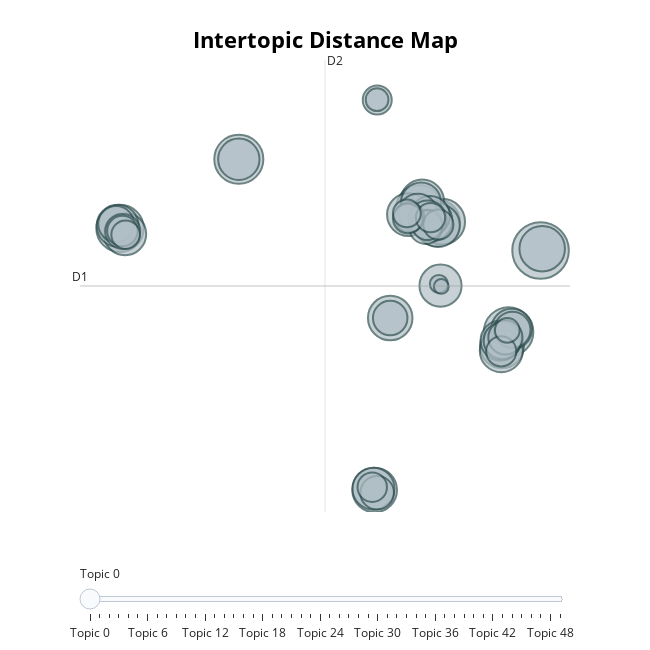

Notebook source saved alongside this figure:
### Code cell
topic_model.visualize_topics()

### Figure 1 — Plotly figure (JSON) as saved in the notebook; plotly's stock layout.template omitted (floating-point values rounded to 4 significant figures; data arrays with more than 128 entries replaced by an {"elided": "..."} marker saying what was removed)
{"data": [{"customdata": {"elided": "50x3 mixed values"}, "hovertemplate": "<b>Topic %{customdata[0]}</b><br>%{customdata[1]}<br>Size: %{customdata[2]}", "legendgroup": "", "marker": {"color": "#B0BEC5", "line": {"color": "DarkSlateGrey", "width": 2}, "size": [247, 189, 186, 173, 169, 161, 160, 157, 154, 153, 148, 146, 145, 143, 141, 138, 137, 136, 136, 134, 132, 128, 124, 123, 121, 115, 112, 107, 101, 99, 95, 92, 90, 87, 84, 72, 71, 70, 70, 69, 68, 67, 66, 65, 63, 60, 47, 40, 25, 17], "sizemode": "area", "sizeref": 0.1544, "symbol": "circle"}, "mode": "markers", "name": "", "orientation": "v", "showlegend": false, "type": "scatter", "x": [16.58, 13.69, -10.65, -21.37, 7.216, 7.701, 16.73, 5.607, 1.608, 3.012, 13.1, 5.901, 7.336, 13.03, 4.655, -20.91, 7.551, -21.58, 1.503, 6.732, -10.65, 13.97, 12.97, 5.795, 6.607, 5.509, 6.387, 13.13, 14.04, -21.72, -21.12, 3.011, 13.4, 1.832, 6.212, -21.15, 6.356, 13.03, 7.356, 4.735, 4.602, 1.389, 6.651, 1.842, -20.86, 4.515, 13.58, 1.828, 7.404, 7.618], "xaxis": "x", "y": [9.167, 2.618, 16.52, 10.95, 11.4, 11.5, 9.315, 12.63, -10.11, 3.735, 1.468, 13.13, 11.2, 1.11, 12.06, 10.5, 6.341, 11.16, -10.0, 11.59, 16.52, 2.836, 1.921, 13.04, 11.97, 12.19, 11.66, 1.914, 2.789, 11.3, 10.71, 3.731, 2.174, -10.33, 11.02, 10.74, 11.23, 1.049, 11.26, 11.85, 11.74, -9.887, 11.81, 21.29, 10.45, 12.16, 2.747, 21.31, 6.483, 6.278], "yaxis": "y"}], "layout": {"annotations": [{"showarrow": false, "text": "D1", "x": -24.98, "y": 6.314, "yshift": 10}, {"showarrow": false, "text": "D2", "x": -2.872, "xshift": 10, "y": 24.51}], "height": 650, "hoverlabel": {"bgcolor": "white", "font": {"family": "Rockwell", "size": 16}}, "legend": {"itemsizing": "constant", "tracegroupgap": 0}, "margin": {"t": 60}, "shapes": [{"line": {"color": "#CFD8DC", "width": 2}, "type": "line", "x0": -2.872, "x1": -2.872, "y0": -11.88, "y1": 24.51}, {"line": {"color": "#9E9E9E", "width": 2}, "type": "line", "x0": -24.98, "x1": 19.24, "y0": 6.314, "y1": 6.314}], "sliders": [{"active": 0, "pad": {"t": 50}, "steps": [{"args": [{"marker.color": [["red", "#B0BEC5", "#B0BEC5", "#B0BEC5", "#B0BEC5", "#B0BEC5", "#B0BEC5", "#B0BEC5", "#B0BEC5", "#B0BEC5", "#B0BEC5", "#B0BEC5", "#B0BEC5", "#B0BEC5", "#B0BEC5", "#B0BEC5", "#B0BEC5", "#B0BEC5", "#B0BEC5", "#B0BEC5", "#B0BEC5", "#B0BEC5", "#B0BEC5", "#B0BEC5", "#B0BEC5", "#B0BEC5", "#B0BEC5", "#B0BEC5", "#B0BEC5", "#B0BEC5", "#B0BEC5", "#B0BEC5", "#B0BEC5", "#B0BEC5", "#B0BEC5", "#B0BEC5", "#B0BEC5", "#B0BEC5", "#B0BEC5", "#B0BEC5", "#B0BEC5", "#B0BEC5", "#B0BEC5", "#B0BEC5", "#B0BEC5", "#B0BEC5", "#B0BEC5", "#B0BEC5", "#B0BEC5", "#B0BEC5"]]}], "label": "Topic 0", "method": "update"}, {"args": [{"marker.color": [["#B0BEC5", "red", "#B0BEC5", "#B0BEC5", "#B0BEC5", "#B0BEC5", "#B0BEC5", "#B0BEC5", "#B0BEC5", "#B0BEC5", "#B0BEC5", "#B0BEC5", "#B0BEC5", "#B0BEC5", "#B0BEC5", "#B0BEC5", "#B0BEC5", "#B0BEC5", "#B0BEC5", "#B0BEC5", "#B0BEC5", "#B0BEC5", "#B0BEC5", "#B0BEC5", "#B0BEC5", "#B0BEC5", "#B0BEC5", "#B0BEC5", "#B0BEC5", "#B0BEC5", "#B0BEC5", "#B0BEC5", "#B0BEC5", "#B0BEC5", "#B0BEC5", "#B0BEC5", "#B0BEC5", "#B0BEC5", "#B0BEC5", "#B0BEC5", "#B0BEC5", "#B0BEC5", "#B0BEC5", "#B0BEC5", "#B0BEC5", "#B0BEC5", "#B0BEC5", "#B0BEC5", "#B0BEC5", "#B0BEC5"]]}], "label": "Topic 1", "method": "update"}, {"args": [{"marker.color": [["#B0BEC5", "#B0BEC5", "red", "#B0BEC5", "#B0BEC5", "#B0BEC5", "#B0BEC5", "#B0BEC5", "#B0BEC5", "#B0BEC5", "#B0BEC5", "#B0BEC5", "#B0BEC5", "#B0BEC5", "#B0BEC5", "#B0BEC5", "#B0BEC5", "#B0BEC5", "#B0BEC5", "#B0BEC5", "#B0BEC5", "#B0BEC5", "#B0BEC5", "#B0BEC5", "#B0BEC5", "#B0BEC5", "#B0BEC5", "#B0BEC5", "#B0BEC5", "#B0BEC5", "#B0BEC5", "#B0BEC5", "#B0BEC5", "#B0BEC5", "#B0BEC5", "#B0BEC5", "#B0BEC5", "#B0BEC5", "#B0BEC5", "#B0BEC5", "#B0BEC5", "#B0BEC5", "#B0BEC5", "#B0BEC5", "#B0BEC5", "#B0BEC5", "#B0BEC5", "#B0BEC5", "#B0BEC5", "#B0BEC5"]]}], "label": "Topic 2", "method": "update"}, {"args": [{"marker.color": [["#B0BEC5", "#B0BEC5", "#B0BEC5", "red", "#B0BEC5", "#B0BEC5", "#B0BEC5", "#B0BEC5", "#B0BEC5", "#B0BEC5", "#B0BEC5", "#B0BEC5", "#B0BEC5", "#B0BEC5", "#B0BEC5", "#B0BEC5", "#B0BEC5", "#B0BEC5", "#B0BEC5", "#B0BEC5", "#B0BEC5", "#B0BEC5", "#B0BEC5", "#B0BEC5", "#B0BEC5", "#B0BEC5", "#B0BEC5", "#B0BEC5", "#B0BEC5", "#B0BEC5", "#B0BEC5", "#B0BEC5", "#B0BEC5", "#B0BEC5", "#B0BEC5", "#B0BEC5", "#B0BEC5", "#B0BEC5", "#B0BEC5", "#B0BEC5", "#B0BEC5", "#B0BEC5", "#B0BEC5", "#B0BEC5", "#B0BEC5", "#B0BEC5", "#B0BEC5", "#B0BEC5", "#B0BEC5", "#B0BEC5"]]}], "label": "Topic 3", "method": "update"}, {"args": [{"marker.color": [["#B0BEC5", "#B0BEC5", "#B0BEC5", "#B0BEC5", "red", "#B0BEC5", "#B0BEC5", "#B0BEC5", "#B0BEC5", "#B0BEC5", "#B0BEC5", "#B0BEC5", "#B0BEC5", "#B0BEC5", "#B0BEC5", "#B0BEC5", "#B0BEC5", "#B0BEC5", "#B0BEC5", "#B0BEC5", "#B0BEC5", "#B0BEC5", "#B0BEC5", "#B0BEC5", "#B0BEC5", "#B0BEC5", "#B0BEC5", "#B0BEC5", "#B0BEC5", "#B0BEC5", "#B0BEC5", "#B0BEC5", "#B0BEC5", "#B0BEC5", "#B0BEC5", "#B0BEC5", "#B0BEC5", "#B0BEC5", "#B0BEC5", "#B0BEC5", "#B0BEC5", "#B0BEC5", "#B0BEC5", "#B0BEC5", "#B0BEC5", "#B0BEC5", "#B0BEC5", "#B0BEC5", "#B0BEC5", "#B0BEC5"]]}], "label": "Topic 4", "method": "update"}, {"args": [{"marker.color": [["#B0BEC5", "#B0BEC5", "#B0BEC5", "#B0BEC5", "#B0BEC5", "red", "#B0BEC5", "#B0BEC5", "#B0BEC5", "#B0BEC5", "#B0BEC5", "#B0BEC5", "#B0BEC5", "#B0BEC5", "#B0BEC5", "#B0BEC5", "#B0BEC5", "#B0BEC5", "#B0BEC5", "#B0BEC5", "#B0BEC5", "#B0BEC5", "#B0BEC5", "#B0BEC5", "#B0BEC5", "#B0BEC5", "#B0BEC5", "#B0BEC5", "#B0BEC5", "#B0BEC5", "#B0BEC5", "#B0BEC5", "#B0BEC5", "#B0BEC5", "#B0BEC5", "#B0BEC5", "#B0BEC5", "#B0BEC5", "#B0BEC5", "#B0BEC5", "#B0BEC5", "#B0BEC5", "#B0BEC5", "#B0BEC5", "#B0BEC5", "#B0BEC5", "#B0BEC5", "#B0BEC5", "#B0BEC5", "#B0BEC5"]]}], "label": "Topic 5", "method": "update"}, {"args": [{"marker.color": [["#B0BEC5", "#B0BEC5", "#B0BEC5", "#B0BEC5", "#B0BEC5", "#B0BEC5", "red", "#B0BEC5", "#B0BEC5", "#B0BEC5", "#B0BEC5", "#B0BEC5", "#B0BEC5", "#B0BEC5", "#B0BEC5", "#B0BEC5", "#B0BEC5", "#B0BEC5", "#B0BEC5", "#B0BEC5", "#B0BEC5", "#B0BEC5", "#B0BEC5", "#B0BEC5", "#B0BEC5", "#B0BEC5", "#B0BEC5", "#B0BEC5", "#B0BEC5", "#B0BEC5", "#B0BEC5", "#B0BEC5", "#B0BEC5", "#B0BEC5", "#B0BEC5", "#B0BEC5", "#B0BEC5", "#B0BEC5", "#B0BEC5", "#B0BEC5", "#B0BEC5", "#B0BEC5", "#B0BEC5", "#B0BEC5", "#B0BEC5", "#B0BEC5", "#B0BEC5", "#B0BEC5", "#B0BEC5", "#B0BEC5"]]}], "label": "Topic 6", "method": "update"}, {"args": [{"marker.color": [["#B0BEC5", "#B0BEC5", "#B0BEC5", "#B0BEC5", "#B0BEC5", "#B0BEC5", "#B0BEC5", "red", "#B0BEC5", "#B0BEC5", "#B0BEC5", "#B0BEC5", "#B0BEC5", "#B0BEC5", "#B0BEC5", "#B0BEC5", "#B0BEC5", "#B0BEC5", "#B0BEC5", "#B0BEC5", "#B0BEC5", "#B0BEC5", "#B0BEC5", "#B0BEC5", "#B0BEC5", "#B0BEC5", "#B0BEC5", "#B0BEC5", "#B0BEC5", "#B0BEC5", "#B0BEC5", "#B0BEC5", "#B0BEC5", "#B0BEC5", "#B0BEC5", "#B0BEC5", "#B0BEC5", "#B0BEC5", "#B0BEC5", "#B0BEC5", "#B0BEC5", "#B0BEC5", "#B0BEC5", "#B0BEC5", "#B0BEC5", "#B0BEC5", "#B0BEC5", "#B0BEC5", "#B0BEC5", "#B0BEC5"]]}], "label": "Topic 7", "method": "update"}, {"args": [{"marker.color": [["#B0BEC5", "#B0BEC5", "#B0BEC5", "#B0BEC5", "#B0BEC5", "#B0BEC5", "#B0BEC5", "#B0BEC5", "red", "#B0BEC5", "#B0BEC5", "#B0BEC5", "#B0BEC5", "#B0BEC5", "#B0BEC5", "#B0BEC5", "#B0BEC5", "#B0BEC5", "#B0BEC5", "#B0BEC5", "#B0BEC5", "#B0BEC5", "#B0BEC5", "#B0BEC5", "#B0BEC5", "#B0BEC5", "#B0BEC5", "#B0BEC5", "#B0BEC5", "#B0BEC5", "#B0BEC5", "#B0BEC5", "#B0BEC5", "#B0BEC5", "#B0BEC5", "#B0BEC5", "#B0BEC5", "#B0BEC5", "#B0BEC5", "#B0BEC5", "#B0BEC5", "#B0BEC5", "#B0BEC5", "#B0BEC5", "#B0BEC5", "#B0BEC5", "#B0BEC5", "#B0BEC5", "#B0BEC5", "#B0BEC5"]]}], "label": "Topic 8", "method": "update"}, {"args": [{"marker.color": [["#B0BEC5", "#B0BEC5", "#B0BEC5", "#B0BEC5", "#B0BEC5", "#B0BEC5", "#B0BEC5", "#B0BEC5", "#B0BEC5", "red", "#B0BEC5", "#B0BEC5", "#B0BEC5", "#B0BEC5", "#B0BEC5", "#B0BEC5", "#B0BEC5", "#B0BEC5", "#B0BEC5", "#B0BEC5", "#B0BEC5", "#B0BEC5", "#B0BEC5", "#B0BEC5", "#B0BEC5", "#B0BEC5", "#B0BEC5", "#B0BEC5", "#B0BEC5", "#B0BEC5", "#B0BEC5", "#B0BEC5", "#B0BEC5", "#B0BEC5", "#B0BEC5", "#B0BEC5", "#B0BEC5", "#B0BEC5", "#B0BEC5", "#B0BEC5", "#B0BEC5", "#B0BEC5", "#B0BEC5", "#B0BEC5", "#B0BEC5", "#B0BEC5", "#B0BEC5", "#B0BEC5", "#B0BEC5", "#B0BEC5"]]}], "label": "Topic 9", "method": "update"}, {"args": [{"marker.color": [["#B0BEC5", "#B0BEC5", "#B0BEC5", "#B0BEC5", "#B0BEC5", "#B0BEC5", "#B0BEC5", "#B0BEC5", "#B0BEC5", "#B0BEC5", "red", "#B0BEC5", "#B0BEC5", "#B0BEC5", "#B0BEC5", "#B0BEC5", "#B0BEC5", "#B0BEC5", "#B0BEC5", "#B0BEC5", "#B0BEC5", "#B0BEC5", "#B0BEC5", "#B0BEC5", "#B0BEC5", "#B0BEC5", "#B0BEC5", "#B0BEC5", "#B0BEC5", "#B0BEC5", "#B0BEC5", "#B0BEC5", "#B0BEC5", "#B0BEC5", "#B0BEC5", "#B0BEC5", "#B0BEC5", "#B0BEC5", "#B0BEC5", "#B0BEC5", "#B0BEC5", "#B0BEC5", "#B0BEC5", "#B0BEC5", "#B0BEC5", "#B0BEC5", "#B0BEC5", "#B0BEC5", "#B0BEC5", "#B0BEC5"]]}], "label": "Topic 10", "method": "update"}, {"args": [{"marker.color": [["#B0BEC5", "#B0BEC5", "#B0BEC5", "#B0BEC5", "#B0BEC5", "#B0BEC5", "#B0BEC5", "#B0BEC5", "#B0BEC5", "#B0BEC5", "#B0BEC5", "red", "#B0BEC5", "#B0BEC5", "#B0BEC5", "#B0BEC5", "#B0BEC5", "#B0BEC5", "#B0BEC5", "#B0BEC5", "#B0BEC5", "#B0BEC5", "#B0BEC5", "#B0BEC5", "#B0BEC5", "#B0BEC5", "#B0BEC5", "#B0BEC5", "#B0BEC5", "#B0BEC5", "#B0BEC5", "#B0BEC5", "#B0BEC5", "#B0BEC5", "#B0BEC5", "#B0BEC5", "#B0BEC5", "#B0BEC5", "#B0BEC5", "#B0BEC5", "#B0BEC5", "#B0BEC5", "#B0BEC5", "#B0BEC5", "#B0BEC5", "#B0BEC5", "#B0BEC5", "#B0BEC5", "#B0BEC5", "#B0BEC5"]]}], "label": "Topic 11", "method": "update"}, {"args": [{"marker.color": [["#B0BEC5", "#B0BEC5", "#B0BEC5", "#B0BEC5", "#B0BEC5", "#B0BEC5", "#B0BEC5", "#B0BEC5", "#B0BEC5", "#B0BEC5", "#B0BEC5", "#B0BEC5", "red", "#B0BEC5", "#B0BEC5", "#B0BEC5", "#B0BEC5", "#B0BEC5", "#B0BEC5", "#B0BEC5", "#B0BEC5", "#B0BEC5", "#B0BEC5", "#B0BEC5", "#B0BEC5", "#B0BEC5", "#B0BEC5", "#B0BEC5", "#B0BEC5", "#B0BEC5", "#B0BEC5", "#B0BEC5", "#B0BEC5", "#B0BEC5", "#B0BEC5", "#B0BEC5", "#B0BEC5", "#B0BEC5", "#B0BEC5", "#B0BEC5", "#B0BEC5", "#B0BEC5", "#B0BEC5", "#B0BEC5", "#B0BEC5", "#B0BEC5", "#B0BEC5", "#B0BEC5", "#B0BEC5", "#B0BEC5"]]}], "label": "Topic 12", "method": "update"}, {"args": [{"marker.color": [["#B0BEC5", "#B0BEC5", "#B0BEC5", "#B0BEC5", "#B0BEC5", "#B0BEC5", "#B0BEC5", "#B0BEC5", "#B0BEC5", "#B0BEC5", "#B0BEC5", "#B0BEC5", "#B0BEC5", "red", "#B0BEC5", "#B0BEC5", "#B0BEC5", "#B0BEC5", "#B0BEC5", "#B0BEC5", "#B0BEC5", "#B0BEC5", "#B0BEC5", "#B0BEC5", "#B0BEC5", "#B0BEC5", "#B0BEC5", "#B0BEC5", "#B0BEC5", "#B0BEC5", "#B0BEC5", "#B0BEC5", "#B0BEC5", "#B0BEC5", "#B0BEC5", "#B0BEC5", "#B0BEC5", "#B0BEC5", "#B0BEC5", "#B0BEC5", "#B0BEC5", "#B0BEC5", "#B0BEC5", "#B0BEC5", "#B0BEC5", "#B0BEC5", "#B0BEC5", "#B0BEC5", "#B0BEC5", "#B0BEC5"]]}], "label": "Topic 13", "method": "update"}, {"args": [{"marker.color": [["#B0BEC5", "#B0BEC5", "#B0BEC5", "#B0BEC5", "#B0BEC5", "#B0BEC5", "#B0BEC5", "#B0BEC5", "#B0BEC5", "#B0BEC5", "#B0BEC5", "#B0BEC5", "#B0BEC5", "#B0BEC5", "red", "#B0BEC5", "#B0BEC5", "#B0BEC5", "#B0BEC5", "#B0BEC5", "#B0BEC5", "#B0BEC5", "#B0BEC5", "#B0BEC5", "#B0BEC5", "#B0BEC5", "#B0BEC5", "#B0BEC5", "#B0BEC5", "#B0BEC5", "#B0BEC5", "#B0BEC5", "#B0BEC5", "#B0BEC5", "#B0BEC5", "#B0BEC5", "#B0BEC5", "#B0BEC5", "#B0BEC5", "#B0BEC5", "#B0BEC5", "#B0BEC5", "#B0BEC5", "#B0BEC5", "#B0BEC5", "#B0BEC5", "#B0BEC5", "#B0BEC5", "#B0BEC5", "#B0BEC5"]]}], "label": "Topic 14", "method": "update"}, {"args": [{"marker.color": [["#B0BEC5", "#B0BEC5", "#B0BEC5", "#B0BEC5", "#B0BEC5", "#B0BEC5", "#B0BEC5", "#B0BEC5", "#B0BEC5", "#B0BEC5", "#B0BEC5", "#B0BEC5", "#B0BEC5", "#B0BEC5", "#B0BEC5", "red", "#B0BEC5", "#B0BEC5", "#B0BEC5", "#B0BEC5", "#B0BEC5", "#B0BEC5", "#B0BEC5", "#B0BEC5", "#B0BEC5", "#B0BEC5", "#B0BEC5", "#B0BEC5", "#B0BEC5", "#B0BEC5", "#B0BEC5", "#B0BEC5", "#B0BEC5", "#B0BEC5", "#B0BEC5", "#B0BEC5", "#B0BEC5", "#B0BEC5", "#B0BEC5", "#B0BEC5", "#B0BEC5", "#B0BEC5", "#B0BEC5", "#B0BEC5", "#B0BEC5", "#B0BEC5", "#B0BEC5", "#B0BEC5", "#B0BEC5", "#B0BEC5"]]}], "label": "Topic 15", "method": "update"}, {"args": [{"marker.color": [["#B0BEC5", "#B0BEC5", "#B0BEC5", "#B0BEC5", "#B0BEC5", "#B0BEC5", "#B0BEC5", "#B0BEC5", "#B0BEC5", "#B0BEC5", "#B0BEC5", "#B0BEC5", "#B0BEC5", "#B0BEC5", "#B0BEC5", "#B0BEC5", "red", "#B0BEC5", "#B0BEC5", "#B0BEC5", "#B0BEC5", "#B0BEC5", "#B0BEC5", "#B0BEC5", "#B0BEC5", "#B0BEC5", "#B0BEC5", "#B0BEC5", "#B0BEC5", "#B0BEC5", "#B0BEC5", "#B0BEC5", "#B0BEC5", "#B0BEC5", "#B0BEC5", "#B0BEC5", "#B0BEC5", "#B0BEC5", "#B0BEC5", "#B0BEC5", "#B0BEC5", "#B0BEC5", "#B0BEC5", "#B0BEC5", "#B0BEC5", "#B0BEC5", "#B0BEC5", "#B0BEC5", "#B0BEC5", "#B0BEC5"]]}], "label": "Topic 16", "method": "update"}, {"args": [{"marker.color": [["#B0BEC5", "#B0BEC5", "#B0BEC5", "#B0BEC5", "#B0BEC5", "#B0BEC5", "#B0BEC5", "#B0BEC5", "#B0BEC5", "#B0BEC5", "#B0BEC5", "#B0BEC5", "#B0BEC5", "#B0BEC5", "#B0BEC5", "#B0BEC5", "#B0BEC5", "red", "#B0BEC5", "#B0BEC5", "#B0BEC5", "#B0BEC5", "#B0BEC5", "#B0BEC5", "#B0BEC5", "#B0BEC5", "#B0BEC5", "#B0BEC5", "#B0BEC5", "#B0BEC5", "#B0BEC5", "#B0BEC5", "#B0BEC5", "#B0BEC5", "#B0BEC5", "#B0BEC5", "#B0BEC5", "#B0BEC5", "#B0BEC5", "#B0BEC5", "#B0BEC5", "#B0BEC5", "#B0BEC5", "#B0BEC5", "#B0BEC5", "#B0BEC5", "#B0BEC5", "#B0BEC5", "#B0BEC5", "#B0BEC5"]]}], "label": "Topic 17", "method": "update"}, {"args": [{"marker.color": [["#B0BEC5", "#B0BEC5", "#B0BEC5", "#B0BEC5", "#B0BEC5", "#B0BEC5", "#B0BEC5", "#B0BEC5", "#B0BEC5", "#B0BEC5", "#B0BEC5", "#B0BEC5", "#B0BEC5", "#B0BEC5", "#B0BEC5", "#B0BEC5", "#B0BEC5", "#B0BEC5", "red", "#B0BEC5", "#B0BEC5", "#B0BEC5", "#B0BEC5", "#B0BEC5", "#B0BEC5", "#B0BEC5", "#B0BEC5", "#B0BEC5", "#B0BEC5", "#B0BEC5", "#B0BEC5", "#B0BEC5", "#B0BEC5", "#B0BEC5", "#B0BEC5", "#B0BEC5", "#B0BEC5", "#B0BEC5", "#B0BEC5", "#B0BEC5", "#B0BEC5", "#B0BEC5", "#B0BEC5", "#B0BEC5", "#B0BEC5", "#B0BEC5", "#B0BEC5", "#B0BEC5", "#B0BEC5", "#B0BEC5"]]}], "label": "Topic 18", "method": "update"}, {"args": [{"marker.color": [["#B0BEC5", "#B0BEC5", "#B0BEC5", "#B0BEC5", "#B0BEC5", "#B0BEC5", "#B0BEC5", "#B0BEC5", "#B0BEC5", "#B0BEC5", "#B0BEC5", "#B0BEC5", "#B0BEC5", "#B0BEC5", "#B0BEC5", "#B0BEC5", "#B0BEC5", "#B0BEC5", "#B0BEC5", "red", "#B0BEC5", "#B0BEC5", "#B0BEC5", "#B0BEC5", "#B0BEC5", "#B0BEC5", "#B0BEC5", "#B0BEC5", "#B0BEC5", "#B0BEC5", "#B0BEC5", "#B0BEC5", "#B0BEC5", "#B0BEC5", "#B0BEC5", "#B0BEC5", "#B0BEC5", "#B0BEC5", "#B0BEC5", "#B0BEC5", "#B0BEC5", "#B0BEC5", "#B0BEC5", "#B0BEC5", "#B0BEC5", "#B0BEC5", "#B0BEC5", "#B0BEC5", "#B0BEC5", "#B0BEC5"]]}], "label": "Topic 19", "method": "update"}, {"args": [{"marker.color": [["#B0BEC5", "#B0BEC5", "#B0BEC5", "#B0BEC5", "#B0BEC5", "#B0BEC5", "#B0BEC5", "#B0BEC5", "#B0BEC5", "#B0BEC5", "#B0BEC5", "#B0BEC5", "#B0BEC5", "#B0BEC5", "#B0BEC5", "#B0BEC5", "#B0BEC5", "#B0BEC5", "#B0BEC5", "#B0BEC5", "red", "#B0BEC5", "#B0BEC5", "#B0BEC5", "#B0BEC5", "#B0BEC5", "#B0BEC5", "#B0BEC5", "#B0BEC5", "#B0BEC5", "#B0BEC5", "#B0BEC5", "#B0BEC5", "#B0BEC5", "#B0BEC5", "#B0BEC5", "#B0BEC5", "#B0BEC5", "#B0BEC5", "#B0BEC5", "#B0BEC5", "#B0BEC5", "#B0BEC5", "#B0BEC5", "#B0BEC5", "#B0BEC5", "#B0BEC5", "#B0BEC5", "#B0BEC5", "#B0BEC5"]]}], "label": "Topic 20", "method": "update"}, {"args": [{"marker.color": [["#B0BEC5", "#B0BEC5", "#B0BEC5", "#B0BEC5", "#B0BEC5", "#B0BEC5", "#B0BEC5", "#B0BEC5", "#B0BEC5", "#B0BEC5", "#B0BEC5", "#B0BEC5", "#B0BEC5", "#B0BEC5", "#B0BEC5", "#B0BEC5", "#B0BEC5", "#B0BEC5", "#B0BEC5", "#B0BEC5", "#B0BEC5", "red", "#B0BEC5", "#B0BEC5", "#B0BEC5", "#B0BEC5", "#B0BEC5", "#B0BEC5", "#B0BEC5", "#B0BEC5", "#B0BEC5", "#B0BEC5", "#B0BEC5", "#B0BEC5", "#B0BEC5", "#B0BEC5", "#B0BEC5", "#B0BEC5", "#B0BEC5", "#B0BEC5", "#B0BEC5", "#B0BEC5", "#B0BEC5", "#B0BEC5", "#B0BEC5", "#B0BEC5", "#B0BEC5", "#B0BEC5", "#B0BEC5", "#B0BEC5"]]}], "label": "Topic 21", "method": "update"}, {"args": [{"marker.color": [["#B0BEC5", "#B0BEC5", "#B0BEC5", "#B0BEC5", "#B0BEC5", "#B0BEC5", "#B0BEC5", "#B0BEC5", "#B0BEC5", "#B0BEC5", "#B0BEC5", "#B0BEC5", "#B0BEC5", "#B0BEC5", "#B0BEC5", "#B0BEC5", "#B0BEC5", "#B0BEC5", "#B0BEC5", "#B0BEC5", "#B0BEC5", "#B0BEC5", "red", "#B0BEC5", "#B0BEC5", "#B0BEC5", "#B0BEC5", "#B0BEC5", "#B0BEC5", "#B0BEC5", "#B0BEC5", "#B0BEC5", "#B0BEC5", "#B0BEC5", "#B0BEC5", "#B0BEC5", "#B0BEC5", "#B0BEC5", "#B0BEC5", "#B0BEC5", "#B0BEC5", "#B0BEC5", "#B0BEC5", "#B0BEC5", "#B0BEC5", "#B0BEC5", "#B0BEC5", "#B0BEC5", "#B0BEC5", "#B0BEC5"]]}], "label": "Topic 22", "method": "update"}, {"args": [{"marker.color": [["#B0BEC5", "#B0BEC5", "#B0BEC5", "#B0BEC5", "#B0BEC5", "#B0BEC5", "#B0BEC5", "#B0BEC5", "#B0BEC5", "#B0BEC5", "#B0BEC5", "#B0BEC5", "#B0BEC5", "#B0BEC5", "#B0BEC5", "#B0BEC5", "#B0BEC5", "#B0BEC5", "#B0BEC5", "#B0BEC5", "#B0BEC5", "#B0BEC5", "#B0BEC5", "red", "#B0BEC5", "#B0BEC5", "#B0BEC5", "#B0BEC5", "#B0BEC5", "#B0BEC5", "#B0BEC5", "#B0BEC5", "#B0BEC5", "#B0BEC5", "#B0BEC5", "#B0BEC5", "#B0BEC5", "#B0BEC5", "#B0BEC5", "#B0BEC5", "#B0BEC5", "#B0BEC5", "#B0BEC5", "#B0BEC5", "#B0BEC5", "#B0BEC5", "#B0BEC5", "#B0BEC5", "#B0BEC5", "#B0BEC5"]]}], "label": "Topic 23", "method": "update"}, {"args": [{"marker.color": [["#B0BEC5", "#B0BEC5", "#B0BEC5", "#B0BEC5", "#B0BEC5", "#B0BEC5", "#B0BEC5", "#B0BEC5", "#B0BEC5", "#B0BEC5", "#B0BEC5", "#B0BEC5", "#B0BEC5", "#B0BEC5", "#B0BEC5", "#B0BEC5", "#B0BEC5", "#B0BEC5", "#B0BEC5", "#B0BEC5", "#B0BEC5", "#B0BEC5", "#B0BEC5", "#B0BEC5", "red", "#B0BEC5", "#B0BEC5", "#B0BEC5", "#B0BEC5", "#B0BEC5", "#B0BEC5", "#B0BEC5", "#B0BEC5", "#B0BEC5", "#B0BEC5", "#B0BEC5", "#B0BEC5", "#B0BEC5", "#B0BEC5", "#B0BEC5", "#B0BEC5", "#B0BEC5", "#B0BEC5", "#B0BEC5", "#B0BEC5", "#B0BEC5", "#B0BEC5", "#B0BEC5", "#B0BEC5", "#B0BEC5"]]}], "label": "Topic 24", "method": "update"}, {"args": [{"marker.color": [["#B0BEC5", "#B0BEC5", "#B0BEC5", "#B0BEC5", "#B0BEC5", "#B0BEC5", "#B0BEC5", "#B0BEC5", "#B0BEC5", "#B0BEC5", "#B0BEC5", "#B0BEC5", "#B0BEC5", "#B0BEC5", "#B0BEC5", "#B0BEC5", "#B0BEC5", "#B0BEC5", "#B0BEC5", "#B0BEC5", "#B0BEC5", "#B0BEC5", "#B0BEC5", "#B0BEC5", "#B0BEC5", "red", "#B0BEC5", "#B0BEC5", "#B0BEC5", "#B0BEC5", "#B0BEC5", "#B0BEC5", "#B0BEC5", "#B0BEC5", "#B0BEC5", "#B0BEC5", "#B0BEC5", "#B0BEC5", "#B0BEC5", "#B0BEC5", "#B0BEC5", "#B0BEC5", "#B0BEC5", "#B0BEC5", "#B0BEC5", "#B0BEC5", "#B0BEC5", "#B0BEC5", "#B0BEC5", "#B0BEC5"]]}], "label": "Topic 25", "method": "update"}, {"args": [{"marker.color": [["#B0BEC5", "#B0BEC5", "#B0BEC5", "#B0BEC5", "#B0BEC5", "#B0BEC5", "#B0BEC5", "#B0BEC5", "#B0BEC5", "#B0BEC5", "#B0BEC5", "#B0BEC5", "#B0BEC5", "#B0BEC5", "#B0BEC5", "#B0BEC5", "#B0BEC5", "#B0BEC5", "#B0BEC5", "#B0BEC5", "#B0BEC5", "#B0BEC5", "#B0BEC5", "#B0BEC5", "#B0BEC5", "#B0BEC5", "red", "#B0BEC5", "#B0BEC5", "#B0BEC5", "#B0BEC5", "#B0BEC5", "#B0BEC5", "#B0BEC5", "#B0BEC5", "#B0BEC5", "#B0BEC5", "#B0BEC5", "#B0BEC5", "#B0BEC5", "#B0BEC5", "#B0BEC5", "#B0BEC5", "#B0BEC5", "#B0BEC5", "#B0BEC5", "#B0BEC5", "#B0BEC5", "#B0BEC5", "#B0BEC5"]]}], "label": "Topic 26", "method": "update"}, {"args": [{"marker.color": [["#B0BEC5", "#B0BEC5", "#B0BEC5", "#B0BEC5", "#B0BEC5", "#B0BEC5", "#B0BEC5", "#B0BEC5", "#B0BEC5", "#B0BEC5", "#B0BEC5", "#B0BEC5", "#B0BEC5", "#B0BEC5", "#B0BEC5", "#B0BEC5", "#B0BEC5", "#B0BEC5", "#B0BEC5", "#B0BEC5", "#B0BEC5", "#B0BEC5", "#B0BEC5", "#B0BEC5", "#B0BEC5", "#B0BEC5", "#B0BEC5", "red", "#B0BEC5", "#B0BEC5", "#B0BEC5", "#B0BEC5", "#B0BEC5", "#B0BEC5", "#B0BEC5", "#B0BEC5", "#B0BEC5", "#B0BEC5", "#B0BEC5", "#B0BEC5", "#B0BEC5", "#B0BEC5", "#B0BEC5", "#B0BEC5", "#B0BEC5", "#B0BEC5", "#B0BEC5", "#B0BEC5", "#B0BEC5", "#B0BEC5"]]}], "label": "Topic 27", "method": "update"}, {"args": [{"marker.color": [["#B0BEC5", "#B0BEC5", "#B0BEC5", "#B0BEC5", "#B0BEC5", "#B0BEC5", "#B0BEC5", "#B0BEC5", "#B0BEC5", "#B0BEC5", "#B0BEC5", "#B0BEC5", "#B0BEC5", "#B0BEC5", "#B0BEC5", "#B0BEC5", "#B0BEC5", "#B0BEC5", "#B0BEC5", "#B0BEC5", "#B0BEC5", "#B0BEC5", "#B0BEC5", "#B0BEC5", "#B0BEC5", "#B0BEC5", "#B0BEC5", "#B0BEC5", "red", "#B0BEC5", "#B0BEC5", "#B0BEC5", "#B0BEC5", "#B0BEC5", "#B0BEC5", "#B0BEC5", "#B0BEC5", "#B0BEC5", "#B0BEC5", "#B0BEC5", "#B0BEC5", "#B0BEC5", "#B0BEC5", "#B0BEC5", "#B0BEC5", "#B0BEC5", "#B0BEC5", "#B0BEC5", "#B0BEC5", "#B0BEC5"]]}], "label": "Topic 28", "method": "update"}, {"args": [{"marker.color": [["#B0BEC5", "#B0BEC5", "#B0BEC5", "#B0BEC5", "#B0BEC5", "#B0BEC5", "#B0BEC5", "#B0BEC5", "#B0BEC5", "#B0BEC5", "#B0BEC5", "#B0BEC5", "#B0BEC5", "#B0BEC5", "#B0BEC5", "#B0BEC5", "#B0BEC5", "#B0BEC5", "#B0BEC5", "#B0BEC5", "#B0BEC5", "#B0BEC5", "#B0BEC5", "#B0BEC5", "#B0BEC5", "#B0BEC5", "#B0BEC5", "#B0BEC5", "#B0BEC5", "red", "#B0BEC5", "#B0BEC5", "#B0BEC5", "#B0BEC5", "#B0BEC5", "#B0BEC5", "#B0BEC5", "#B0BEC5", "#B0BEC5", "#B0BEC5", "#B0BEC5", "#B0BEC5", "#B0BEC5", "#B0BEC5", "#B0BEC5", "#B0BEC5", "#B0BEC5", "#B0BEC5", "#B0BEC5", "#B0BEC5"]]}], "label": "Topic 29", "method": "update"}, {"args": [{"marker.color": [["#B0BEC5", "#B0BEC5", "#B0BEC5", "#B0BEC5", "#B0BEC5", "#B0BEC5", "#B0BEC5", "#B0BEC5", "#B0BEC5", "#B0BEC5", "#B0BEC5", "#B0BEC5", "#B0BEC5", "#B0BEC5", "#B0BEC5", "#B0BEC5", "#B0BEC5", "#B0BEC5", "#B0BEC5", "#B0BEC5", "#B0BEC5", "#B0BEC5", "#B0BEC5", "#B0BEC5", "#B0BEC5", "#B0BEC5", "#B0BEC5", "#B0BEC5", "#B0BEC5", "#B0BEC5", "red", "#B0BEC5", "#B0BEC5", "#B0BEC5", "#B0BEC5", "#B0BEC5", "#B0BEC5", "#B0BEC5", "#B0BEC5", "#B0BEC5", "#B0BEC5", "#B0BEC5", "#B0BEC5", "#B0BEC5", "#B0BEC5", "#B0BEC5", "#B0BEC5", "#B0BEC5", "#B0BEC5", "#B0BEC5"]]}], "label": "Topic 30", "method": "update"}, {"args": [{"marker.color": [["#B0BEC5", "#B0BEC5", "#B0BEC5", "#B0BEC5", "#B0BEC5", "#B0BEC5", "#B0BEC5", "#B0BEC5", "#B0BEC5", "#B0BEC5", "#B0BEC5", "#B0BEC5", "#B0BEC5", "#B0BEC5", "#B0BEC5", "#B0BEC5", "#B0BEC5", "#B0BEC5", "#B0BEC5", "#B0BEC5", "#B0BEC5", "#B0BEC5", "#B0BEC5", "#B0BEC5", "#B0BEC5", "#B0BEC5", "#B0BEC5", "#B0BEC5", "#B0BEC5", "#B0BEC5", "#B0BEC5", "red", "#B0BEC5", "#B0BEC5", "#B0BEC5", "#B0BEC5", "#B0BEC5", "#B0BEC5", "#B0BEC5", "#B0BEC5", "#B0BEC5", "#B0BEC5", "#B0BEC5", "#B0BEC5", "#B0BEC5", "#B0BEC5", "#B0BEC5", "#B0BEC5", "#B0BEC5", "#B0BEC5"]]}], "label": "Topic 31", "method": "update"}, {"args": [{"marker.color": [["#B0BEC5", "#B0BEC5", "#B0BEC5", "#B0BEC5", "#B0BEC5", "#B0BEC5", "#B0BEC5", "#B0BEC5", "#B0BEC5", "#B0BEC5", "#B0BEC5", "#B0BEC5", "#B0BEC5", "#B0BEC5", "#B0BEC5", "#B0BEC5", "#B0BEC5", "#B0BEC5", "#B0BEC5", "#B0BEC5", "#B0BEC5", "#B0BEC5", "#B0BEC5", "#B0BEC5", "#B0BEC5", "#B0BEC5", "#B0BEC5", "#B0BEC5", "#B0BEC5", "#B0BEC5", "#B0BEC5", "#B0BEC5", "red", "#B0BEC5", "#B0BEC5", "#B0BEC5", "#B0BEC5", "#B0BEC5", "#B0BEC5", "#B0BEC5", "#B0BEC5", "#B0BEC5", "#B0BEC5", "#B0BEC5", "#B0BEC5", "#B0BEC5", "#B0BEC5", "#B0BEC5", "#B0BEC5", "#B0BEC5"]]}], "label": "Topic 32", "method": "update"}, {"args": [{"marker.color": [["#B0BEC5", "#B0BEC5", "#B0BEC5", "#B0BEC5", "#B0BEC5", "#B0BEC5", "#B0BEC5", "#B0BEC5", "#B0BEC5", "#B0BEC5", "#B0BEC5", "#B0BEC5", "#B0BEC5", "#B0BEC5", "#B0BEC5", "#B0BEC5", "#B0BEC5", "#B0BEC5", "#B0BEC5", "#B0BEC5", "#B0BEC5", "#B0BEC5", "#B0BEC5", "#B0BEC5", "#B0BEC5", "#B0BEC5", "#B0BEC5", "#B0BEC5", "#B0BEC5", "#B0BEC5", "#B0BEC5", "#B0BEC5", "#B0BEC5", "red", "#B0BEC5", "#B0BEC5", "#B0BEC5", "#B0BEC5", "#B0BEC5", "#B0BEC5", "#B0BEC5", "#B0BEC5", "#B0BEC5", "#B0BEC5", "#B0BEC5", "#B0BEC5", "#B0BEC5", "#B0BEC5", "#B0BEC5", "#B0BEC5"]]}], "label": "Topic 33", "method": "update"}, {"args": [{"marker.color": [["#B0BEC5", "#B0BEC5", "#B0BEC5", "#B0BEC5", "#B0BEC5", "#B0BEC5", "#B0BEC5", "#B0BEC5", "#B0BEC5", "#B0BEC5", "#B0BEC5", "#B0BEC5", "#B0BEC5", "#B0BEC5", "#B0BEC5", "#B0BEC5", "#B0BEC5", "#B0BEC5", "#B0BEC5", "#B0BEC5", "#B0BEC5", "#B0BEC5", "#B0BEC5", "#B0BEC5", "#B0BEC5", "#B0BEC5", "#B0BEC5", "#B0BEC5", "#B0BEC5", "#B0BEC5", "#B0BEC5", "#B0BEC5", "#B0BEC5", "#B0BEC5", "red", "#B0BEC5", "#B0BEC5", "#B0BEC5", "#B0BEC5", "#B0BEC5", "#B0BEC5", "#B0BEC5", "#B0BEC5", "#B0BEC5", "#B0BEC5", "#B0BEC5", "#B0BEC5", "#B0BEC5", "#B0BEC5", "#B0BEC5"]]}], "label": "Topic 34", "method": "update"}, {"args": [{"marker.color": [["#B0BEC5", "#B0BEC5", "#B0BEC5", "#B0BEC5", "#B0BEC5", "#B0BEC5", "#B0BEC5", "#B0BEC5", "#B0BEC5", "#B0BEC5", "#B0BEC5", "#B0BEC5", "#B0BEC5", "#B0BEC5", "#B0BEC5", "#B0BEC5", "#B0BEC5", "#B0BEC5", "#B0BEC5", "#B0BEC5", "#B0BEC5", "#B0BEC5", "#B0BEC5", "#B0BEC5", "#B0BEC5", "#B0BEC5", "#B0BEC5", "#B0BEC5", "#B0BEC5", "#B0BEC5", "#B0BEC5", "#B0BEC5", "#B0BEC5", "#B0BEC5", "#B0BEC5", "red", "#B0BEC5", "#B0BEC5", "#B0BEC5", "#B0BEC5", "#B0BEC5", "#B0BEC5", "#B0BEC5", "#B0BEC5", "#B0BEC5", "#B0BEC5", "#B0BEC5", "#B0BEC5", "#B0BEC5", "#B0BEC5"]]}], "label": "Topic 35", "method": "update"}, {"args": [{"marker.color": [["#B0BEC5", "#B0BEC5", "#B0BEC5", "#B0BEC5", "#B0BEC5", "#B0BEC5", "#B0BEC5", "#B0BEC5", "#B0BEC5", "#B0BEC5", "#B0BEC5", "#B0BEC5", "#B0BEC5", "#B0BEC5", "#B0BEC5", "#B0BEC5", "#B0BEC5", "#B0BEC5", "#B0BEC5", "#B0BEC5", "#B0BEC5", "#B0BEC5", "#B0BEC5", "#B0BEC5", "#B0BEC5", "#B0BEC5", "#B0BEC5", "#B0BEC5", "#B0BEC5", "#B0BEC5", "#B0BEC5", "#B0BEC5", "#B0BEC5", "#B0BEC5", "#B0BEC5", "#B0BEC5", "red", "#B0BEC5", "#B0BEC5", "#B0BEC5", "#B0BEC5", "#B0BEC5", "#B0BEC5", "#B0BEC5", "#B0BEC5", "#B0BEC5", "#B0BEC5", "#B0BEC5", "#B0BEC5", "#B0BEC5"]]}], "label": "Topic 36", "method": "update"}, {"args": [{"marker.color": [["#B0BEC5", "#B0BEC5", "#B0BEC5", "#B0BEC5", "#B0BEC5", "#B0BEC5", "#B0BEC5", "#B0BEC5", "#B0BEC5", "#B0BEC5", "#B0BEC5", "#B0BEC5", "#B0BEC5", "#B0BEC5", "#B0BEC5", "#B0BEC5", "#B0BEC5", "#B0BEC5", "#B0BEC5", "#B0BEC5", "#B0BEC5", "#B0BEC5", "#B0BEC5", "#B0BEC5", "#B0BEC5", "#B0BEC5", "#B0BEC5", "#B0BEC5", "#B0BEC5", "#B0BEC5", "#B0BEC5", "#B0BEC5", "#B0BEC5", "#B0BEC5", "#B0BEC5", "#B0BEC5", "#B0BEC5", "red", "#B0BEC5", "#B0BEC5", "#B0BEC5", "#B0BEC5", "#B0BEC5", "#B0BEC5", "#B0BEC5", "#B0BEC5", "#B0BEC5", "#B0BEC5", "#B0BEC5", "#B0BEC5"]]}], "label": "Topic 37", "method": "update"}, {"args": [{"marker.color": [["#B0BEC5", "#B0BEC5", "#B0BEC5", "#B0BEC5", "#B0BEC5", "#B0BEC5", "#B0BEC5", "#B0BEC5", "#B0BEC5", "#B0BEC5", "#B0BEC5", "#B0BEC5", "#B0BEC5", "#B0BEC5", "#B0BEC5", "#B0BEC5", "#B0BEC5", "#B0BEC5", "#B0BEC5", "#B0BEC5", "#B0BEC5", "#B0BEC5", "#B0BEC5", "#B0BEC5", "#B0BEC5", "#B0BEC5", "#B0BEC5", "#B0BEC5", "#B0BEC5", "#B0BEC5", "#B0BEC5", "#B0BEC5", "#B0BEC5", "#B0BEC5", "#B0BEC5", "#B0BEC5", "#B0BEC5", "#B0BEC5", "red", "#B0BEC5", "#B0BEC5", "#B0BEC5", "#B0BEC5", "#B0BEC5", "#B0BEC5", "#B0BEC5", "#B0BEC5", "#B0BEC5", "#B0BEC5", "#B0BEC5"]]}], "label": "Topic 38", "method": "update"}, {"args": [{"marker.color": [["#B0BEC5", "#B0BEC5", "#B0BEC5", "#B0BEC5", "#B0BEC5", "#B0BEC5", "#B0BEC5", "#B0BEC5", "#B0BEC5", "#B0BEC5", "#B0BEC5", "#B0BEC5", "#B0BEC5", "#B0BEC5", "#B0BEC5", "#B0BEC5", "#B0BEC5", "#B0BEC5", "#B0BEC5", "#B0BEC5", "#B0BEC5", "#B0BEC5", "#B0BEC5", "#B0BEC5", "#B0BEC5", "#B0BEC5", "#B0BEC5", "#B0BEC5", "#B0BEC5", "#B0BEC5", "#B0BEC5", "#B0BEC5", "#B0BEC5", "#B0BEC5", "#B0BEC5", "#B0BEC5", "#B0BEC5", "#B0BEC5", "#B0BEC5", "red", "#B0BEC5", "#B0BEC5", "#B0BEC5", "#B0BEC5", "#B0BEC5", "#B0BEC5", "#B0BEC5", "#B0BEC5", "#B0BEC5", "#B0BEC5"]]}], "label": "Topic 39", "method": "update"}, {"args": [{"marker.color": [["#B0BEC5", "#B0BEC5", "#B0BEC5", "#B0BEC5", "#B0BEC5", "#B0BEC5", "#B0BEC5", "#B0BEC5", "#B0BEC5", "#B0BEC5", "#B0BEC5", "#B0BEC5", "#B0BEC5", "#B0BEC5", "#B0BEC5", "#B0BEC5", "#B0BEC5", "#B0BEC5", "#B0BEC5", "#B0BEC5", "#B0BEC5", "#B0BEC5", "#B0BEC5", "#B0BEC5", "#B0BEC5", "#B0BEC5", "#B0BEC5", "#B0BEC5", "#B0BEC5", "#B0BEC5", "#B0BEC5", "#B0BEC5", "#B0BEC5", "#B0BEC5", "#B0BEC5", "#B0BEC5", "#B0BEC5", "#B0BEC5", "#B0BEC5", "#B0BEC5", "red", "#B0BEC5", "#B0BEC5", "#B0BEC5", "#B0BEC5", "#B0BEC5", "#B0BEC5", "#B0BEC5", "#B0BEC5", "#B0BEC5"]]}], "label": "Topic 40", "method": "update"}, {"args": [{"marker.color": [["#B0BEC5", "#B0BEC5", "#B0BEC5", "#B0BEC5", "#B0BEC5", "#B0BEC5", "#B0BEC5", "#B0BEC5", "#B0BEC5", "#B0BEC5", "#B0BEC5", "#B0BEC5", "#B0BEC5", "#B0BEC5", "#B0BEC5", "#B0BEC5", "#B0BEC5", "#B0BEC5", "#B0BEC5", "#B0BEC5", "#B0BEC5", "#B0BEC5", "#B0BEC5", "#B0BEC5", "#B0BEC5", "#B0BEC5", "#B0BEC5", "#B0BEC5", "#B0BEC5", "#B0BEC5", "#B0BEC5", "#B0BEC5", "#B0BEC5", "#B0BEC5", "#B0BEC5", "#B0BEC5", "#B0BEC5", "#B0BEC5", "#B0BEC5", "#B0BEC5", "#B0BEC5", "red", "#B0BEC5", "#B0BEC5", "#B0BEC5", "#B0BEC5", "#B0BEC5", "#B0BEC5", "#B0BEC5", "#B0BEC5"]]}], "label": "Topic 41", "method": "update"}, {"args": [{"marker.color": [["#B0BEC5", "#B0BEC5", "#B0BEC5", "#B0BEC5", "#B0BEC5", "#B0BEC5", "#B0BEC5", "#B0BEC5", "#B0BEC5", "#B0BEC5", "#B0BEC5", "#B0BEC5", "#B0BEC5", "#B0BEC5", "#B0BEC5", "#B0BEC5", "#B0BEC5", "#B0BEC5", "#B0BEC5", "#B0BEC5", "#B0BEC5", "#B0BEC5", "#B0BEC5", "#B0BEC5", "#B0BEC5", "#B0BEC5", "#B0BEC5", "#B0BEC5", "#B0BEC5", "#B0BEC5", "#B0BEC5", "#B0BEC5", "#B0BEC5", "#B0BEC5", "#B0BEC5", "#B0BEC5", "#B0BEC5", "#B0BEC5", "#B0BEC5", "#B0BEC5", "#B0BEC5", "#B0BEC5", "red", "#B0BEC5", "#B0BEC5", "#B0BEC5", "#B0BEC5", "#B0BEC5", "#B0BEC5", "#B0BEC5"]]}], "label": "Topic 42", "method": "update"}, {"args": [{"marker.color": [["#B0BEC5", "#B0BEC5", "#B0BEC5", "#B0BEC5", "#B0BEC5", "#B0BEC5", "#B0BEC5", "#B0BEC5", "#B0BEC5", "#B0BEC5", "#B0BEC5", "#B0BEC5", "#B0BEC5", "#B0BEC5", "#B0BEC5", "#B0BEC5", "#B0BEC5", "#B0BEC5", "#B0BEC5", "#B0BEC5", "#B0BEC5", "#B0BEC5", "#B0BEC5", "#B0BEC5", "#B0BEC5", "#B0BEC5", "#B0BEC5", "#B0BEC5", "#B0BEC5", "#B0BEC5", "#B0BEC5", "#B0BEC5", "#B0BEC5", "#B0BEC5", "#B0BEC5", "#B0BEC5", "#B0BEC5", "#B0BEC5", "#B0BEC5", "#B0BEC5", "#B0BEC5", "#B0BEC5", "#B0BEC5", "red", "#B0BEC5", "#B0BEC5", "#B0BEC5", "#B0BEC5", "#B0BEC5", "#B0BEC5"]]}], "label": "Topic 43", "method": "update"}, {"args": [{"marker.color": [["#B0BEC5", "#B0BEC5", "#B0BEC5", "#B0BEC5", "#B0BEC5", "#B0BEC5", "#B0BEC5", "#B0BEC5", "#B0BEC5", "#B0BEC5", "#B0BEC5", "#B0BEC5", "#B0BEC5", "#B0BEC5", "#B0BEC5", "#B0BEC5", "#B0BEC5", "#B0BEC5", "#B0BEC5", "#B0BEC5", "#B0BEC5", "#B0BEC5", "#B0BEC5", "#B0BEC5", "#B0BEC5", "#B0BEC5", "#B0BEC5", "#B0BEC5", "#B0BEC5", "#B0BEC5", "#B0BEC5", "#B0BEC5", "#B0BEC5", "#B0BEC5", "#B0BEC5", "#B0BEC5", "#B0BEC5", "#B0BEC5", "#B0BEC5", "#B0BEC5", "#B0BEC5", "#B0BEC5", "#B0BEC5", "#B0BEC5", "red", "#B0BEC5", "#B0BEC5", "#B0BEC5", "#B0BEC5", "#B0BEC5"]]}], "label": "Topic 44", "method": "update"}, {"args": [{"marker.color": [["#B0BEC5", "#B0BEC5", "#B0BEC5", "#B0BEC5", "#B0BEC5", "#B0BEC5", "#B0BEC5", "#B0BEC5", "#B0BEC5", "#B0BEC5", "#B0BEC5", "#B0BEC5", "#B0BEC5", "#B0BEC5", "#B0BEC5", "#B0BEC5", "#B0BEC5", "#B0BEC5", "#B0BEC5", "#B0BEC5", "#B0BEC5", "#B0BEC5", "#B0BEC5", "#B0BEC5", "#B0BEC5", "#B0BEC5", "#B0BEC5", "#B0BEC5", "#B0BEC5", "#B0BEC5", "#B0BEC5", "#B0BEC5", "#B0BEC5", "#B0BEC5", "#B0BEC5", "#B0BEC5", "#B0BEC5", "#B0BEC5", "#B0BEC5", "#B0BEC5", "#B0BEC5", "#B0BEC5", "#B0BEC5", "#B0BEC5", "#B0BEC5", "red", "#B0BEC5", "#B0BEC5", "#B0BEC5", "#B0BEC5"]]}], "label": "Topic 45", "method": "update"}, {"args": [{"marker.color": [["#B0BEC5", "#B0BEC5", "#B0BEC5", "#B0BEC5", "#B0BEC5", "#B0BEC5", "#B0BEC5", "#B0BEC5", "#B0BEC5", "#B0BEC5", "#B0BEC5", "#B0BEC5", "#B0BEC5", "#B0BEC5", "#B0BEC5", "#B0BEC5", "#B0BEC5", "#B0BEC5", "#B0BEC5", "#B0BEC5", "#B0BEC5", "#B0BEC5", "#B0BEC5", "#B0BEC5", "#B0BEC5", "#B0BEC5", "#B0BEC5", "#B0BEC5", "#B0BEC5", "#B0BEC5", "#B0BEC5", "#B0BEC5", "#B0BEC5", "#B0BEC5", "#B0BEC5", "#B0BEC5", "#B0BEC5", "#B0BEC5", "#B0BEC5", "#B0BEC5", "#B0BEC5", "#B0BEC5", "#B0BEC5", "#B0BEC5", "#B0BEC5", "#B0BEC5", "red", "#B0BEC5", "#B0BEC5", "#B0BEC5"]]}], "label": "Topic 46", "method": "update"}, {"args": [{"marker.color": [["#B0BEC5", "#B0BEC5", "#B0BEC5", "#B0BEC5", "#B0BEC5", "#B0BEC5", "#B0BEC5", "#B0BEC5", "#B0BEC5", "#B0BEC5", "#B0BEC5", "#B0BEC5", "#B0BEC5", "#B0BEC5", "#B0BEC5", "#B0BEC5", "#B0BEC5", "#B0BEC5", "#B0BEC5", "#B0BEC5", "#B0BEC5", "#B0BEC5", "#B0BEC5", "#B0BEC5", "#B0BEC5", "#B0BEC5", "#B0BEC5", "#B0BEC5", "#B0BEC5", "#B0BEC5", "#B0BEC5", "#B0BEC5", "#B0BEC5", "#B0BEC5", "#B0BEC5", "#B0BEC5", "#B0BEC5", "#B0BEC5", "#B0BEC5", "#B0BEC5", "#B0BEC5", "#B0BEC5", "#B0BEC5", "#B0BEC5", "#B0BEC5", "#B0BEC5", "#B0BEC5", "red", "#B0BEC5", "#B0BEC5"]]}], "label": "Topic 47", "method": "update"}, {"args": [{"marker.color": [["#B0BEC5", "#B0BEC5", "#B0BEC5", "#B0BEC5", "#B0BEC5", "#B0BEC5", "#B0BEC5", "#B0BEC5", "#B0BEC5", "#B0BEC5", "#B0BEC5", "#B0BEC5", "#B0BEC5", "#B0BEC5", "#B0BEC5", "#B0BEC5", "#B0BEC5", "#B0BEC5", "#B0BEC5", "#B0BEC5", "#B0BEC5", "#B0BEC5", "#B0BEC5", "#B0BEC5", "#B0BEC5", "#B0BEC5", "#B0BEC5", "#B0BEC5", "#B0BEC5", "#B0BEC5", "#B0BEC5", "#B0BEC5", "#B0BEC5", "#B0BEC5", "#B0BEC5", "#B0BEC5", "#B0BEC5", "#B0BEC5", "#B0BEC5", "#B0BEC5", "#B0BEC5", "#B0BEC5", "#B0BEC5", "#B0BEC5", "#B0BEC5", "#B0BEC5", "#B0BEC5", "#B0BEC5", "red", "#B0BEC5"]]}], "label": "Topic 48", "method": "update"}, {"args": [{"marker.color": [["#B0BEC5", "#B0BEC5", "#B0BEC5", "#B0BEC5", "#B0BEC5", "#B0BEC5", "#B0BEC5", "#B0BEC5", "#B0BEC5", "#B0BEC5", "#B0BEC5", "#B0BEC5", "#B0BEC5", "#B0BEC5", "#B0BEC5", "#B0BEC5", "#B0BEC5", "#B0BEC5", "#B0BEC5", "#B0BEC5", "#B0BEC5", "#B0BEC5", "#B0BEC5", "#B0BEC5", "#B0BEC5", "#B0BEC5", "#B0BEC5", "#B0BEC5", "#B0BEC5", "#B0BEC5", "#B0BEC5", "#B0BEC5", "#B0BEC5", "#B0BEC5", "#B0BEC5", "#B0BEC5", "#B0BEC5", "#B0BEC5", "#B0BEC5", "#B0BEC5", "#B0BEC5", "#B0BEC5", "#B0BEC5", "#B0BEC5", "#B0BEC5", "#B0BEC5", "#B0BEC5", "#B0BEC5", "#B0BEC5", "red"]]}], "label": "Topic 49", "method": "update"}]}], "title": {"font": {"color": "Black", "size": 22}, "text": "<b>Intertopic Distance Map</b>", "x": 0.5, "xanchor": "center", "y": 0.95, "yanchor": "top"}, "width": 650, "xaxis": {"anchor": "y", "domain": [0, 1], "range": [-24.98, 19.24], "title": {"text": ""}, "visible": false}, "yaxis": {"anchor": "x", "domain": [0, 1], "range": [-11.88, 24.51], "title": {"text": ""}, "visible": false}}}
